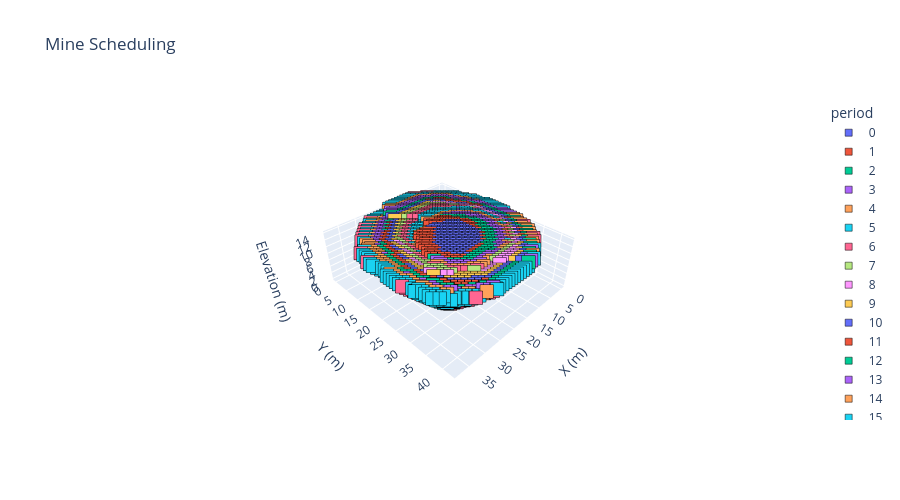

The cell this chart's notebook holds for it:
### Markdown cell above
### Mine Scheduling 3D Plot

### Code cell
# Block dimensions
dx, dy, dz = 1, 1, 1

# Filter extracted blocks and prepare data
d = blocks.loc[blocks.period.notna()].copy()
d["period"] = d["period"].astype(int)
d[["x","y","z"]] *= [dx, dy, dz]
d["period"] -= d["period"].min()
d["period"] = d["period"].astype(str)

# Axis scaling for correct proportions
r = d[["x","y","z"]].max() - d[["x","y","z"]].min()
s = r.max()

# 3D categorical scatter with Plotly default colors
fig = px.scatter_3d(d, x="x", y="y", z="z", color="period", color_discrete_sequence=px.colors.qualitative.Plotly,
    category_orders={"period": sorted(d["period"], key=int)}, labels={"color": "Periods"}, 
    title="Mine Scheduling", width=900, height=500).update_traces(marker=dict(symbol="square", size=7, 
    line=dict(width=0.5, color="black"))).update_layout(scene=dict(xaxis_title="X (m)", yaxis_title="Y (m)", 
    zaxis_title="Elevation (m)", aspectmode="manual", aspectratio=dict(x=r.x/s, y=r.y/s, z=r.z/s)))
fig.show()

### Figure 1 — Plotly figure (JSON) as saved in the notebook; plotly's stock layout.template omitted (floating-point values rounded to 4 significant figures; data arrays with more than 128 entries replaced by an {"elided": "..."} marker saying what was removed)
{"data": [{"hovertemplate": "period=0<br>x=%{x}<br>y=%{y}<br>z=%{z}<extra></extra>", "legendgroup": "0", "marker": {"color": "#636EFA", "line": {"color": "black", "width": 0.5}, "size": 7, "symbol": "square"}, "mode": "markers", "name": "0", "scene": "scene", "showlegend": true, "type": "scatter3d", "x": {"elided": "418 int values"}, "y": {"elided": "418 int values"}, "z": {"elided": "418 int values"}}, {"hovertemplate": "period=1<br>x=%{x}<br>y=%{y}<br>z=%{z}<extra></extra>", "legendgroup": "1", "marker": {"color": "#EF553B", "line": {"color": "black", "width": 0.5}, "size": 7, "symbol": "square"}, "mode": "markers", "name": "1", "scene": "scene", "showlegend": true, "type": "scatter3d", "x": {"elided": "378 int values"}, "y": {"elided": "378 int values"}, "z": {"elided": "378 int values"}}, {"hovertemplate": "period=2<br>x=%{x}<br>y=%{y}<br>z=%{z}<extra></extra>", "legendgroup": "2", "marker": {"color": "#00CC96", "line": {"color": "black", "width": 0.5}, "size": 7, "symbol": "square"}, "mode": "markers", "name": "2", "scene": "scene", "showlegend": true, "type": "scatter3d", "x": {"elided": "368 int values"}, "y": {"elided": "368 int values"}, "z": {"elided": "368 int values"}}, {"hovertemplate": "period=3<br>x=%{x}<br>y=%{y}<br>z=%{z}<extra></extra>", "legendgroup": "3", "marker": {"color": "#AB63FA", "line": {"color": "black", "width": 0.5}, "size": 7, "symbol": "square"}, "mode": "markers", "name": "3", "scene": "scene", "showlegend": true, "type": "scatter3d", "x": {"elided": "428 int values"}, "y": {"elided": "428 int values"}, "z": {"elided": "428 int values"}}, {"hovertemplate": "period=4<br>x=%{x}<br>y=%{y}<br>z=%{z}<extra></extra>", "legendgroup": "4", "marker": {"color": "#FFA15A", "line": {"color": "black", "width": 0.5}, "size": 7, "symbol": "square"}, "mode": "markers", "name": "4", "scene": "scene", "showlegend": true, "type": "scatter3d", "x": {"elided": "400 int values"}, "y": {"elided": "400 int values"}, "z": {"elided": "400 int values"}}, {"hovertemplate": "period=5<br>x=%{x}<br>y=%{y}<br>z=%{z}<extra></extra>", "legendgroup": "5", "marker": {"color": "#19D3F3", "line": {"color": "black", "width": 0.5}, "size": 7, "symbol": "square"}, "mode": "markers", "name": "5", "scene": "scene", "showlegend": true, "type": "scatter3d", "x": {"elided": "451 int values"}, "y": {"elided": "451 int values"}, "z": {"elided": "451 int values"}}, {"hovertemplate": "period=6<br>x=%{x}<br>y=%{y}<br>z=%{z}<extra></extra>", "legendgroup": "6", "marker": {"color": "#FF6692", "line": {"color": "black", "width": 0.5}, "size": 7, "symbol": "square"}, "mode": "markers", "name": "6", "scene": "scene", "showlegend": true, "type": "scatter3d", "x": {"elided": "496 int values"}, "y": {"elided": "496 int values"}, "z": {"elided": "496 int values"}}, {"hovertemplate": "period=7<br>x=%{x}<br>y=%{y}<br>z=%{z}<extra></extra>", "legendgroup": "7", "marker": {"color": "#B6E880", "line": {"color": "black", "width": 0.5}, "size": 7, "symbol": "square"}, "mode": "markers", "name": "7", "scene": "scene", "showlegend": true, "type": "scatter3d", "x": {"elided": "490 int values"}, "y": {"elided": "490 int values"}, "z": {"elided": "490 int values"}}, {"hovertemplate": "period=8<br>x=%{x}<br>y=%{y}<br>z=%{z}<extra></extra>", "legendgroup": "8", "marker": {"color": "#FF97FF", "line": {"color": "black", "width": 0.5}, "size": 7, "symbol": "square"}, "mode": "markers", "name": "8", "scene": "scene", "showlegend": true, "type": "scatter3d", "x": {"elided": "516 int values"}, "y": {"elided": "516 int values"}, "z": {"elided": "516 int values"}}, {"hovertemplate": "period=9<br>x=%{x}<br>y=%{y}<br>z=%{z}<extra></extra>", "legendgroup": "9", "marker": {"color": "#FECB52", "line": {"color": "black", "width": 0.5}, "size": 7, "symbol": "square"}, "mode": "markers", "name": "9", "scene": "scene", "showlegend": true, "type": "scatter3d", "x": {"elided": "554 int values"}, "y": {"elided": "554 int values"}, "z": {"elided": "554 int values"}}, {"hovertemplate": "period=10<br>x=%{x}<br>y=%{y}<br>z=%{z}<extra></extra>", "legendgroup": "10", "marker": {"color": "#636EFA", "line": {"color": "black", "width": 0.5}, "size": 7, "symbol": "square"}, "mode": "markers", "name": "10", "scene": "scene", "showlegend": true, "type": "scatter3d", "x": {"elided": "659 int values"}, "y": {"elided": "659 int values"}, "z": {"elided": "659 int values"}}, {"hovertemplate": "period=11<br>x=%{x}<br>y=%{y}<br>z=%{z}<extra></extra>", "legendgroup": "11", "marker": {"color": "#EF553B", "line": {"color": "black", "width": 0.5}, "size": 7, "symbol": "square"}, "mode": "markers", "name": "11", "scene": "scene", "showlegend": true, "type": "scatter3d", "x": {"elided": "585 int values"}, "y": {"elided": "585 int values"}, "z": {"elided": "585 int values"}}, {"hovertemplate": "period=12<br>x=%{x}<br>y=%{y}<br>z=%{z}<extra></extra>", "legendgroup": "12", "marker": {"color": "#00CC96", "line": {"color": "black", "width": 0.5}, "size": 7, "symbol": "square"}, "mode": "markers", "name": "12", "scene": "scene", "showlegend": true, "type": "scatter3d", "x": {"elided": "746 int values"}, "y": {"elided": "746 int values"}, "z": {"elided": "746 int values"}}, {"hovertemplate": "period=13<br>x=%{x}<br>y=%{y}<br>z=%{z}<extra></extra>", "legendgroup": "13", "marker": {"color": "#AB63FA", "line": {"color": "black", "width": 0.5}, "size": 7, "symbol": "square"}, "mode": "markers", "name": "13", "scene": "scene", "showlegend": true, "type": "scatter3d", "x": {"elided": "887 int values"}, "y": {"elided": "887 int values"}, "z": {"elided": "887 int values"}}, {"hovertemplate": "period=14<br>x=%{x}<br>y=%{y}<br>z=%{z}<extra></extra>", "legendgroup": "14", "marker": {"color": "#FFA15A", "line": {"color": "black", "width": 0.5}, "size": 7, "symbol": "square"}, "mode": "markers", "name": "14", "scene": "scene", "showlegend": true, "type": "scatter3d", "x": {"elided": "877 int values"}, "y": {"elided": "877 int values"}, "z": {"elided": "877 int values"}}, {"hovertemplate": "period=15<br>x=%{x}<br>y=%{y}<br>z=%{z}<extra></extra>", "legendgroup": "15", "marker": {"color": "#19D3F3", "line": {"color": "black", "width": 0.5}, "size": 7, "symbol": "square"}, "mode": "markers", "name": "15", "scene": "scene", "showlegend": true, "type": "scatter3d", "x": {"elided": "995 int values"}, "y": {"elided": "995 int values"}, "z": {"elided": "995 int values"}}, {"hovertemplate": "period=16<br>x=%{x}<br>y=%{y}<br>z=%{z}<extra></extra>", "legendgroup": "16", "marker": {"color": "#FF6692", "line": {"color": "black", "width": 0.5}, "size": 7, "symbol": "square"}, "mode": "markers", "name": "16", "scene": "scene", "showlegend": true, "type": "scatter3d", "x": {"elided": "151 int values"}, "y": {"elided": "151 int values"}, "z": {"elided": "151 int values"}}], "layout": {"height": 500, "legend": {"title": {"text": "period"}, "tracegroupgap": 0}, "scene": {"aspectmode": "manual", "aspectratio": {"x": 0.9048, "y": 1, "z": 0.3333}, "domain": {"x": [0, 1], "y": [0, 1]}, "xaxis": {"title": {"text": "X (m)"}}, "yaxis": {"title": {"text": "Y (m)"}}, "zaxis": {"title": {"text": "Elevation (m)"}}}, "title": {"text": "Mine Scheduling"}, "width": 900}}
